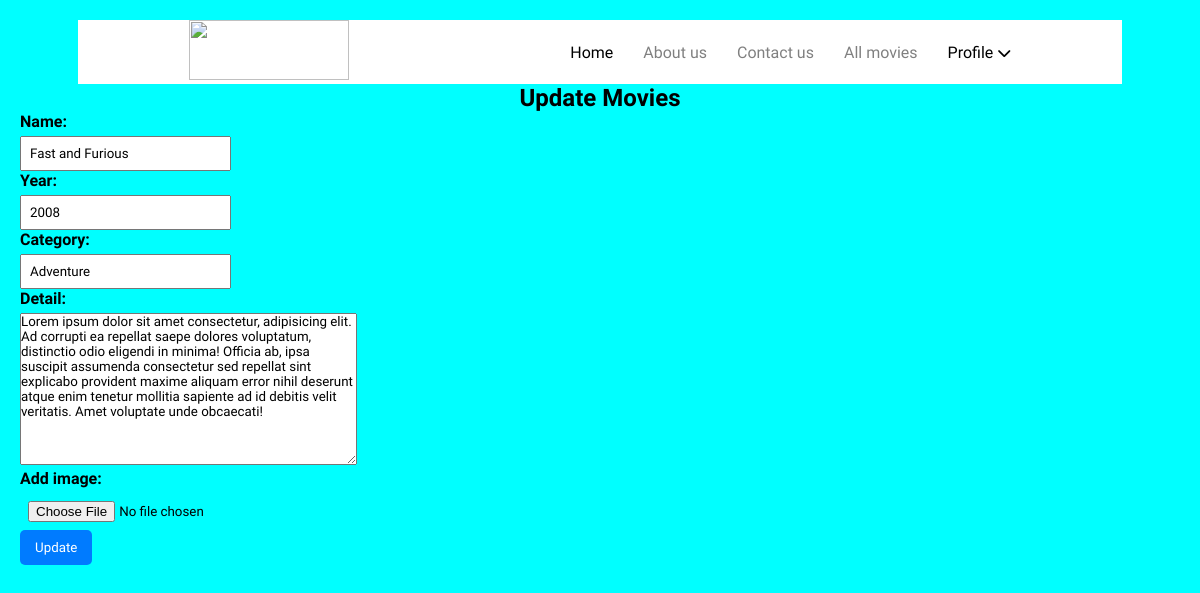
The app's page /update/2 (signed in) with its own data.
### movies/models.py (models this page shows, shortened)
class Movies(models.Model):
    year = models.CharField(max_length=4)
    name = models.CharField(max_length=200)
    category = models.CharField(max_length=100)
    recommender = models.ForeignKey("auth.User", on_delete=models.CASCADE)
    detail = RichTextField()
    image = models.FileField(blank=True, null=True, verbose_name="add image")

### movies/views.py (the view)
# urls.py: path("update/<int:id>", update_movies_page, name="update"),
@login_required(login_url="account:login")
def update_movies_page(request, id):
    moviess = get_object_or_404(Movies, id = id)
    form = AddMovieForm(request.POST or None, request.FILES or None, instance=moviess)
    if form.is_valid():
        moviess.save()
        messages.success(request, "Movie content is updated!!")
        return redirect("movies")
    context = {"form": form}
    return render(request, "update_movies.html", context)

### movies/forms.py
class AddMovieForm(forms.ModelForm):
    class Meta:
        model = Movies
        fields = ["name", "year", "category", "detail", "image"]

### templates/update_movies.html (shortened to what this page needs)
{% extends 'base.html' %}
{% block body %}
    <h2>Update Movies</h2>
    <form method="post" enctype="multipart/form-data">
      {{form.as_p}}
      <button class="btn">Update</button>
    </form>
{% endblock body %}

### static/style.css (style rules this page uses)
* { margin: 0; padding: 0; box-sizing: border-box; text-decoration: none; list-style: none; }
body { background-color: aqua; color: black; margin: 20px; }
h2 { text-align: center; }

### static/navbar.css (style rules this page uses)
* { margin: 0; padding: 0; text-decoration: none; list-style: none; box-sizing: border-box; font-family: "Mulish", sans-serif; }

### static/login-register.css (style rules this page uses)
label { display: block; margin-bottom: 5px; font-weight: bold; }
input { padding: 8px; box-sizing: border-box; }
button { padding: 10px 15px; background-color: #007bff; color: #fff; border: none; border-radius: 5px; cursor: pointer; }

### records on screen
Movies: name "Fast and Furious", year "2008", category "Adventure", detail "Lorem ipsum dolor sit amet consectetur, adipisicing elit. Ad corrupti ea repellat saepe dolores voluptatum, distinctio odio eligendi in minima! Officia ab, ipsa suscipit assumenda consectetur sed repellat sint explicabo provident maxime aliquam error nihil deserunt atque enim tenetur mollitia sapiente ad id debitis velit veritatis. Amet voluptate unde obcaecati!"
